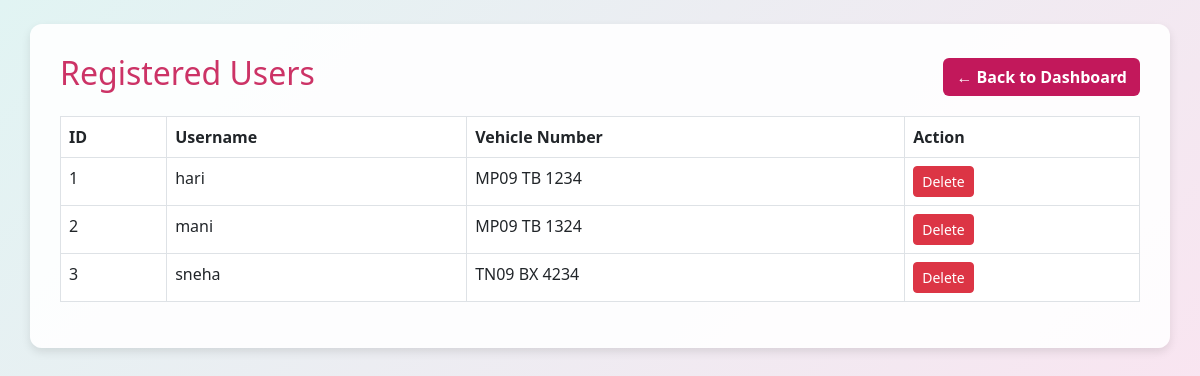
Screenshot of /admin/users with the database file from the repository.
### app.py (models this page shows)
class User(db.Model):
    id = db.Column(db.Integer, primary_key=True)
    username = db.Column(db.String(80), unique=True, nullable=False)
    password = db.Column(db.String(120), nullable=False)
    vehicle_number = db.Column(db.String(20))

### app.py (the view)
@app.route('/admin/users')
def view_users():
    users = User.query.all()
    return render_template('view_users.html', users=users)

### app.py (called while the page is built)
@app.before_request
def create_tables_once():
    if not hasattr(app, 'db_initialized'):
        db.create_all()
        app.db_initialized = True

### templates/view_users.html (shortened to what this page needs)
{% extends "base.html" %}
{% block body %}
<div class="container mt-4">
    <div class="d-flex justify-content-between align-items-center mb-3">
        <h2>Registered Users</h2>
        <a href="{{ url_for('admin_dashboard') }}" class="btn" style="background-color: #c2185b; color: white; font-weight: bold;">
            ← Back to Dashboard
        </a>
    </div>
    {% if users %}
    <table class="table table-bordered" style="background-color: #2bc738;">
        <thead style="background-color: #34e13a;">
            <tr>
                <th>ID</th>
                <th>Username</th>
                <th>Vehicle Number</th>
                <th>Action</th>
            </tr>
        </thead>
        <tbody>
            {% for user in users %}
            <tr>
                <td>{{ user.id }}</td>
                <td>{{ user.username }}</td>
                <td>{{ user.vehicle_number }}</td>
                <td>
                    <form action="{{ url_for('delete_user', user_id=user.id) }}" method="post"
                          onsubmit="return confirm('Are you sure you want to delete this user?');">
                        <button type="submit" class="btn btn-danger btn-sm">Delete</button>
                    </form>
                </td>
            </tr>
            {% endfor %}
        </tbody>
    </table>
    {% else %}
        <p class="alert alert-warning">No users found.</p>
    {% endif %}
</div>
{% endblock %}

### static/css/main.css (style rules this page uses)
body { font-family: 'Segoe UI', Tahoma, Geneva, Verdana, sans-serif; background: linear-gradient(135deg, #e1f4f3, #ffe1f0); color: #333; min-height: 100vh; margin: 0; padding-bottom: 50px; }
.container { background-color: rgba(255, 255, 255, 0.9); padding: 30px; border-radius: 12px; box-shadow: 0 4px 10px rgba(0, 0, 0, 0.1); margin-top: 40px; }
h2, h3, h4 { color: #cc3366; }

### templates/base.html (style rules this page uses)
body, html { margin: 0; padding: 0; height: 100%; }

### rows the page displays
User: id "1", username "hari", vehicle_number "MP09 TB 1234"
User: id "2", username "mani", vehicle_number "MP09 TB 1324"
User: id "3", username "sneha", vehicle_number "TN09 BX 4234"
